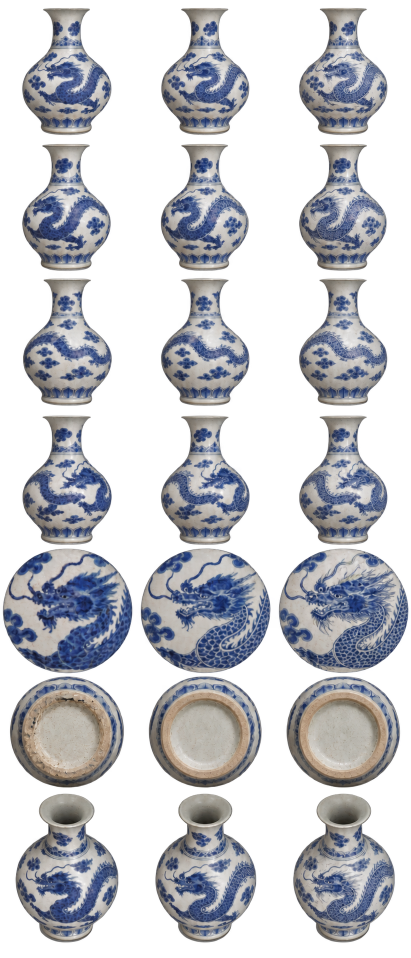
#> input picture assets/porcelain_desk/craft/yuan_a_hidden.png, 821 x 1916 px (shown at 1/2 size); its folder holds only this picture in this run
$ python porcelain_craft_regions.py
#> lines starting #> are read from the running program, lines starting #| are printed output that depends on the picture; after the words box and inside, x2 and y2 are one past the last pixel; in counts of white or black regions, pixels touching at a corner belong together
"""Read PNG alpha only and write Godot atlas rectangles; never alter image pixels."""
import json
from pathlib import Path
import numpy as np
from PIL import Image
ROOT = Path(__file__).resolve().parents[1]
FOLDER = ROOT / 'assets/porcelain_desk/craft'
def main_component(mask):
    # Run-length connected-component analysis of alpha; produces metadata only.
    parents=[];counts=[];boxes=[];previous=[]
    def find(i):
        while parents[i]!=i:
            parents[i]=parents[parents[i]];i=parents[i]
        return i
    for y,row in enumerate(mask):
        edges=np.diff(np.pad(row.astype(np.int8),(1,1)))
        starts=np.flatnonzero(edges==1);ends=np.flatnonzero(edges==-1)
        current=[]
        for left,right in zip(starts,ends):
            left=int(left);right=int(right);i=len(parents)
            parents.append(i);counts.append(right-left);boxes.append([left,y,right,y+1])
            for pl,pr,pi in previous:
                if pl<right and pr>left:
                    target=find(pi);source=find(i)
                    if target!=source:
                        parents[source]=target;counts[target]+=counts[source]
                        a,b=boxes[target],boxes[source]
                        boxes[target]=[min(a[0],b[0]),min(a[1],b[1]),max(a[2],b[2]),max(a[3],b[3])]
            current.append((left,right,i))
        previous=current
    roots=[i for i in range(len(parents)) if find(i)==i]
    return boxes[max(roots,key=lambda i:counts[i])]
GUIDES = {
 'yuan_a': [0,282,553,825,1098,1355,1585,1916],
 'yuan_b': [0,282,552,825,1100,1372,1615,1916],
 'ming_a': [0,295,575,855,1135,1390,1623,1916],
 'ming_b': [0,309,611,909,1200,1445,1640,1916],
 'qing_a': [0,294,577,856,1140,1390,1618,1916],
 'qing_b': [0,280,552,827,1100,1350,1590,1916],
 'republic_a': [0,315,630,937,1234,1480,1670,1916],
 'republic_b': [0,326,635,945,1246,1455,1640,1916],
}
for p in sorted(FOLDER.glob('*.png')):
    im=Image.open(p).convert('RGBA'); w,h=im.size
#> further down, im is the input picture: PIL image 821x1916 RGBA; mean R, G, B, A 65, 66.4, 72, 118.3
#> after `w, h = im.size`: w = 821; h = 1916
    a=np.asarray(im)[:,:,3]
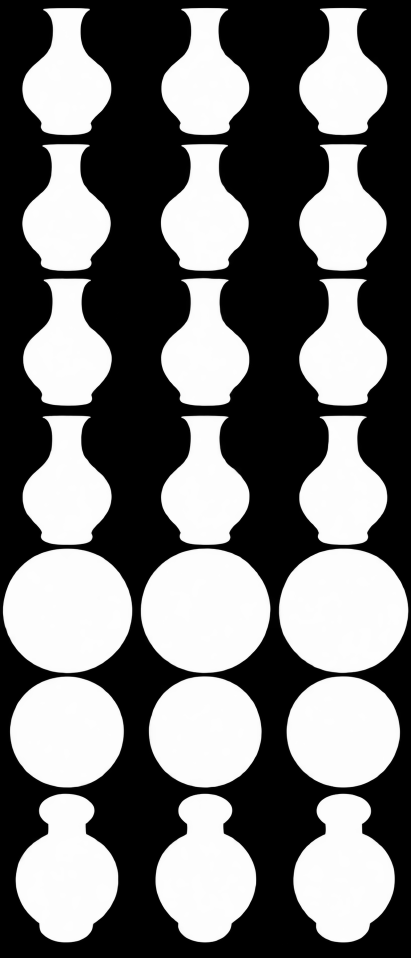
#> a: shape (1916, 821) (shown at 1/2 size); min 0, max 255, mean 118.3
    identity=p.stem.rsplit('_',1)[0]
    if p.stem=='republic_a_hidden': identity='ming_a'
    if p.stem=='republic_b_hidden': identity='ming_b'
    guides=[round(v*h/1916) for v in GUIDES[identity]]
    # Find the local inter-row valley to account for generated spacing drift.
    projection=np.count_nonzero(a>150,axis=1)
#> projection = 1916 values, max 776 at index 1219, min 0 at index 0, mean 382.9
    bounds=[0]
    for g in guides[1:-1]:
        lo=max(bounds[-1]+60,g-22); hi=min(h-1,g+22)
        smoothed=np.convolve(projection,np.ones(3)/3,mode='same')
        values=smoothed[lo:hi]
        candidates=np.flatnonzero(values <= values.min()+2)+lo
        cut=int(candidates[np.argmin(abs(candidates-g))])
        bounds.append(cut)
#> this loop made 6 passes
#> (lo, cut) on passes 2, 3, 6: (531, 553), (803, 825), (1563, 1585)
#> (lo, candidates, cut) on passes 4 to 5: (1076, [1091, 1092, 1093, 1094, 1095], 1095), (1333, [1347, 1348, 1349, 1350, 1351], 1351)
#> after the loop, bounds = [0, 282, 553, 825, 1095, 1351, 1585]
    bounds.append(h)
    rects=[]
    for row in range(7):
        for col in range(3):
            x0=max(0,round(col*w/3)-50); x1=min(w,round((col+1)*w/3)+60)
            y0,y1=bounds[row:row+2]
            mask=a[y0:y1,x0:x1]>(8 if row==6 else 80)
            bx,by,br,bb=main_component(mask)
            left=max(x0,x0+bx-2);right=min(x1,x0+br+2)
            top=max(y0,y0+by-2);bottom=min(y1,y0+bb+2)
            rects.append([left,top,right-left,bottom-top])
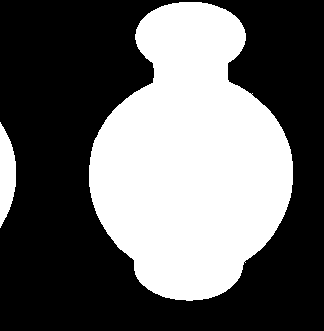
#> mask: shape (331, 324) bool; 39.8% white; 2 white regions, box (x1, y1, x2, y2) and area: (89, 2, 293, 301) 41488, (0, 122, 16, 228) 1177
#> after the loop, rects = 21 items, first 6: [42, 14, 183, 258], [321, 14, 180, 258], [596, 14, 181, 258], [42, 286, 182, 258], [320, 286, 180, 258], [596, 286, 179, 258]
    p.with_suffix('.regions.json').write_text(json.dumps({'size':[w,h],'rects':rects,'rows':bounds}),encoding='utf-8')
    print(p.stem, im.size, 'rows', bounds)
#| yuan_a_hidden (821, 1916) rows [0, 282, 553, 825, 1095, 1351, 1585, 1916]
